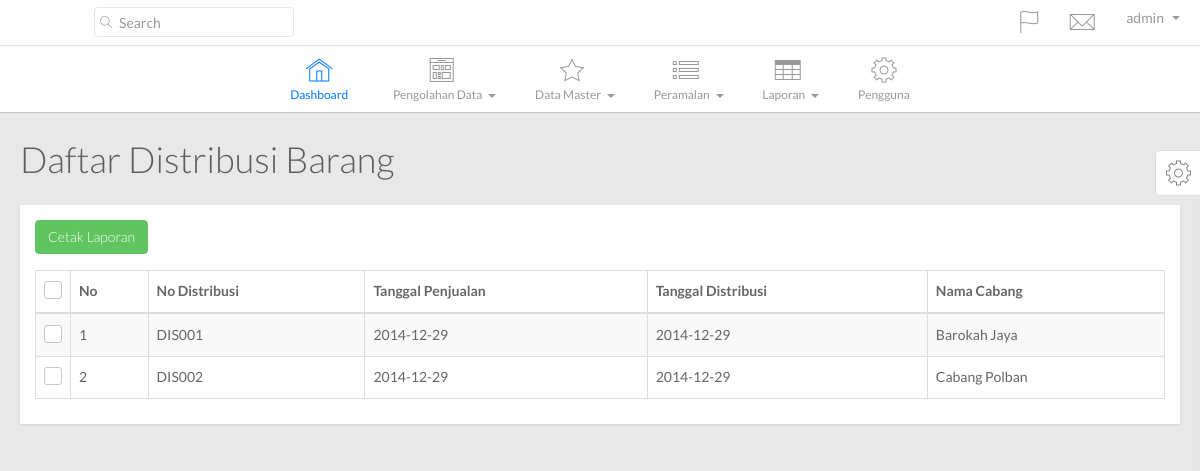
The page /main.php?hal=lap_distribusi (signed in) on the database as committed earlier.
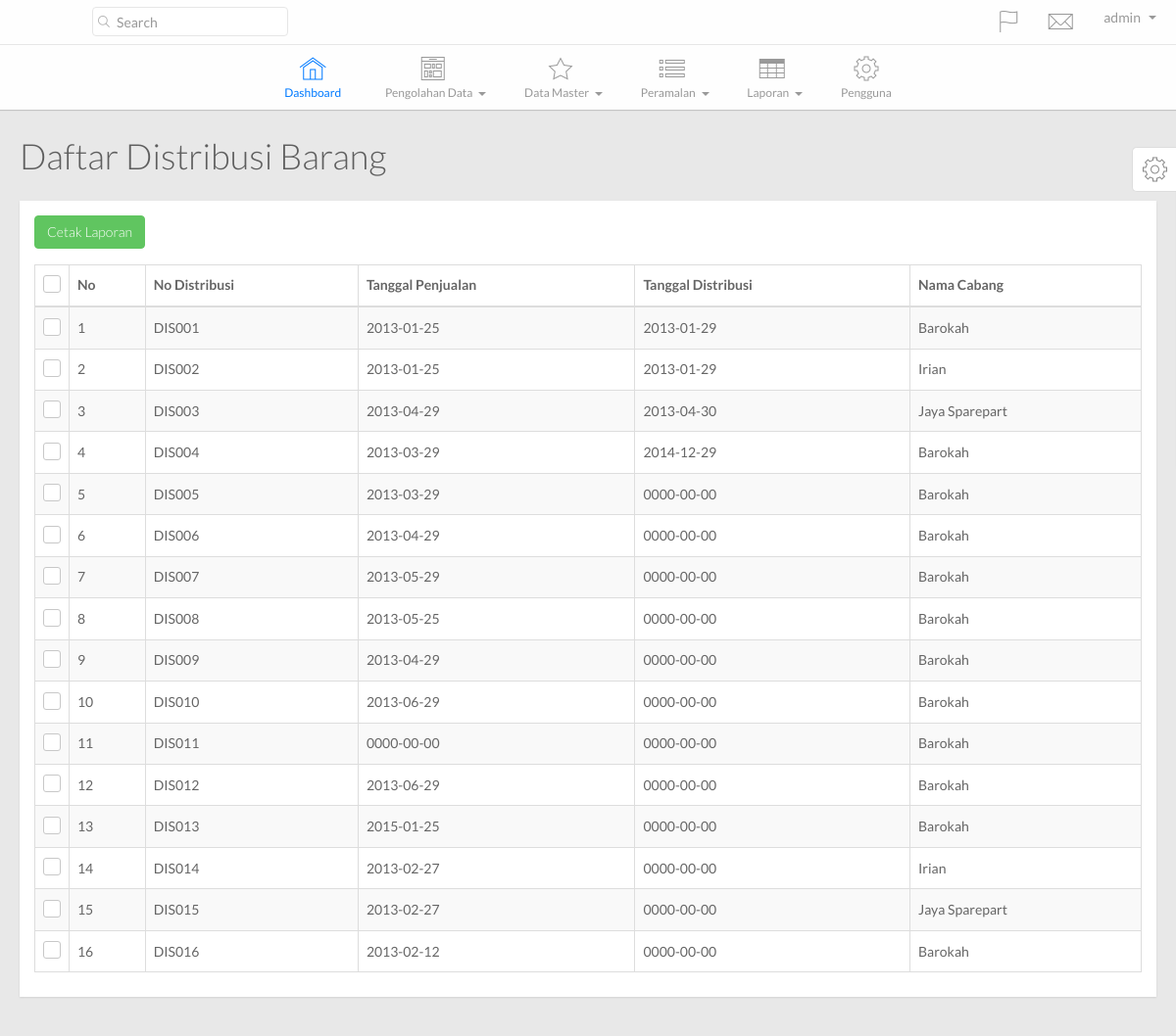
The same page on the database as committed later.
### tables this page shows
CREATE TABLE IF NOT EXISTS `tb_distribusi_brg` (
  `id_distribusi` varchar(20) NOT NULL,
  `kode_cabang` varchar(30) NOT NULL,
  `tgl_jual` date NOT NULL DEFAULT '0000-00-00',
  `tgl_distribusi` date NOT NULL DEFAULT '0000-00-00',
  `status` tinyint(3) NOT NULL,
  PRIMARY KEY (`id_distribusi`),
  KEY `kode_cabang` (`kode_cabang`)
);

CREATE TABLE IF NOT EXISTS `tb_cabang` (
  `kode_cabang` varchar(30) NOT NULL,
  `nama_cabang` varchar(75) NOT NULL,
  `alamat_cabang` varchar(200) NOT NULL,
  `telepon_cabang` varchar(20) NOT NULL,
  `kode_admin` varchar(35) NOT NULL,
  PRIMARY KEY (`kode_cabang`),
  KEY `kode_admin` (`kode_admin`)
);

### config/SimplePDO.php (called while the page is built, shortened)
<?php
class SimplePDO {
    private $pdo = null;
    static $inst = null;
    static $settings = array(
        'host' => '',
        'user' => '',
        'password' => '',
        'database' => '',
        'results' => 'object',
        'charset' => 'utf8'
    );
    public function __construct()
    {
        $fetch_mode = ( self::$settings["results"] == 'object' ) ? PDO::FETCH_OBJ : PDO::FETCH_ASSOC;
        $options = array(
            PDO::ATTR_DEFAULT_FETCH_MODE => $fetch_mode,
            PDO::ATTR_ERRMODE => PDO::ERRMODE_EXCEPTION,
            PDO::MYSQL_ATTR_INIT_COMMAND => "SET NAMES ".self::$settings["charset"],
            PDO::ATTR_EMULATE_PREPARES => false
        );
        $dsn = 'mysql:dbname='.self::$settings["database"].';host='.self::$settings["host"].';charset='.self::$settings["charset"];
        try {
            $this->pdo = new PDO( $dsn, self::$settings["user"], self::$settings["password"], $options );
        } catch( PDOException $e ) {
            trigger_error( $e->getMessage() );
        }
    }
    public function query( $query, $bindings = array(), $internal_call = false )
    {
        try {
            $this->c_query = $this->pdo->prepare( $query );
            if( empty( $bindings ) )
            {
                $this->c_query->execute();
            }
            else
            {
                $this->c_query->execute( (array)$bindings );
            }
            if( $internal_call === true )
            {
                return $this->c_query;
            }
            elseif( $this->c_query && $this->lastid() )
            {
                return $this->lastid();
            }
            else
            {
                return false;
            }
        } catch( PDOException $e ) {
            trigger_error( $e->getMessage() );
        }
    }
    public function get_results( $query, $bindings = array() )
    {
        $this->c_query = $this->query( $query, $bindings, true );
        if( $this->c_query )
        {
            return $this->c_query->fetchAll();
        }
        else
        {
            return false;
        }
    }
    static function getInstance()
    {
        if( self::$inst == null )
        {
            self::$inst = new SimplePDO();
        }
        return self::$inst;
    }
    static function set_options( $array = array() )
    {
        if( !empty( $array ) )
        {
            foreach( $array as $k => $v )
            {
                if( isset( self::$settings[$k] ) )
                {
                    self::$settings[$k] = $v;
                }
            }
        }
    }
}

### template/lap_distribusi.php (the view)
<?php $database = SimplePDO::getInstance();
      $query = $database->get_results("SELECT * FROM tb_distribusi_brg tp JOIN tb_cabang tc ON tc.kode_cabang=tp.kode_cabang");?>
        <div class="page-title">
          <h1>
            Daftar Distribusi Barang
          </h1>
        </div>
        <div class="row">
          <div class="col-lg-12">
            <div class="widget-container fluid-height clearfix">
              <div class="heading">
              	<a class="btn btn-success" href="#" target="_blank">Cetak Laporan</a>
              </div>
              <div class="widget-content padded clearfix">
                <table class="table table-bordered table-striped" id="dataTable1">
                  <thead>
                    <th class="check-header hidden-xs">
                      <label><input id="checkAll" name="checkAll" type="checkbox"/><span></span></label>
                    </th>
                    <th>
                      No
                    </th>
                    <th>
                      No Distribusi
                    </th>
                    <th class="hidden-xs">
                      Tanggal Penjualan
                    </th>
                    <th class="hidden-xs">
                      Tanggal Distribusi
                    </th>
                    <th class="hidden-xs">
                      Nama Cabang
                    </th>
                  </thead>
                  <tbody>
             <?php $i = 1; foreach($query as $row){?>
                    <tr>
                      <td class="check hidden-xs">
                        <label><input name="optionsRadios1" type="checkbox" value="<?php echo $row->id_distribusi;?>"><span></span></label>
                      </td>
                      <td>
                          <?php echo $i;?>
                      </td>
                      <td class="hidden-xs">
                        <?php echo $row->id_distribusi;?>
                      </td>
                      <td class="hidden-xs">
                        <?php echo $row->tgl_jual;?>
                      </td>
                      <td class="hidden-xs">
                        <?php echo $row->tgl_distribusi;?>
                      </td>
                      <td class="hidden-xs">
                        <?php echo $row->nama_cabang;?>
                      </td>
                    </tr>
              <?php $i++; }?>
                  </tbody>
                </table>
              </div>
            </div>
          </div>
        </div>

Rows that differ between the two databases and show on the page:
changed tb_distribusi_brg "DIS001": tgl_jual "2014-12-29" → "2013-01-25"; tgl_distribusi "2014-12-29" → "2013-01-29"; kode_cabang.nama_cabang "Barokah Jaya" → "Barokah"
changed tb_distribusi_brg "DIS002": tgl_jual "2014-12-29" → "2013-01-25"; tgl_distribusi "2014-12-29" → "2013-01-29"; kode_cabang.nama_cabang "Cabang Polban" → "Irian"
added tb_distribusi_brg: id_distribusi "DIS003", tgl_jual "2013-04-29", tgl_distribusi "2013-04-30", kode_cabang.nama_cabang "Jaya Sparepart"
added tb_distribusi_brg: id_distribusi "DIS004", tgl_jual "2013-03-29", tgl_distribusi "2014-12-29", kode_cabang.nama_cabang "Barokah"
added tb_distribusi_brg: id_distribusi "DIS005", tgl_jual "2013-03-29", tgl_distribusi "0000-00-00", kode_cabang.nama_cabang "Barokah"
added tb_distribusi_brg: id_distribusi "DIS006", tgl_jual "2013-04-29", tgl_distribusi "0000-00-00", kode_cabang.nama_cabang "Barokah"
added tb_distribusi_brg: id_distribusi "DIS007", tgl_jual "2013-05-29", tgl_distribusi "0000-00-00", kode_cabang.nama_cabang "Barokah"
added tb_distribusi_brg: id_distribusi "DIS008", tgl_jual "2013-05-25", tgl_distribusi "0000-00-00", kode_cabang.nama_cabang "Barokah"
added tb_distribusi_brg: id_distribusi "DIS009", tgl_jual "2013-04-29", tgl_distribusi "0000-00-00", kode_cabang.nama_cabang "Barokah"
added tb_distribusi_brg: id_distribusi "DIS010", tgl_jual "2013-06-29", tgl_distribusi "0000-00-00", kode_cabang.nama_cabang "Barokah"
added tb_distribusi_brg: id_distribusi "DIS011", tgl_jual "0000-00-00", tgl_distribusi "0000-00-00", kode_cabang.nama_cabang "Barokah"
added tb_distribusi_brg: id_distribusi "DIS012", tgl_jual "2013-06-29", tgl_distribusi "0000-00-00", kode_cabang.nama_cabang "Barokah"
added tb_distribusi_brg: id_distribusi "DIS013", tgl_jual "2015-01-25", tgl_distribusi "0000-00-00", kode_cabang.nama_cabang "Barokah"
added tb_distribusi_brg: id_distribusi "DIS014", tgl_jual "2013-02-27", tgl_distribusi "0000-00-00", kode_cabang.nama_cabang "Irian"
added tb_distribusi_brg: id_distribusi "DIS015", tgl_jual "2013-02-27", tgl_distribusi "0000-00-00", kode_cabang.nama_cabang "Jaya Sparepart"
added tb_distribusi_brg: id_distribusi "DIS016", tgl_jual "2013-02-12", tgl_distribusi "0000-00-00", kode_cabang.nama_cabang "Barokah"
